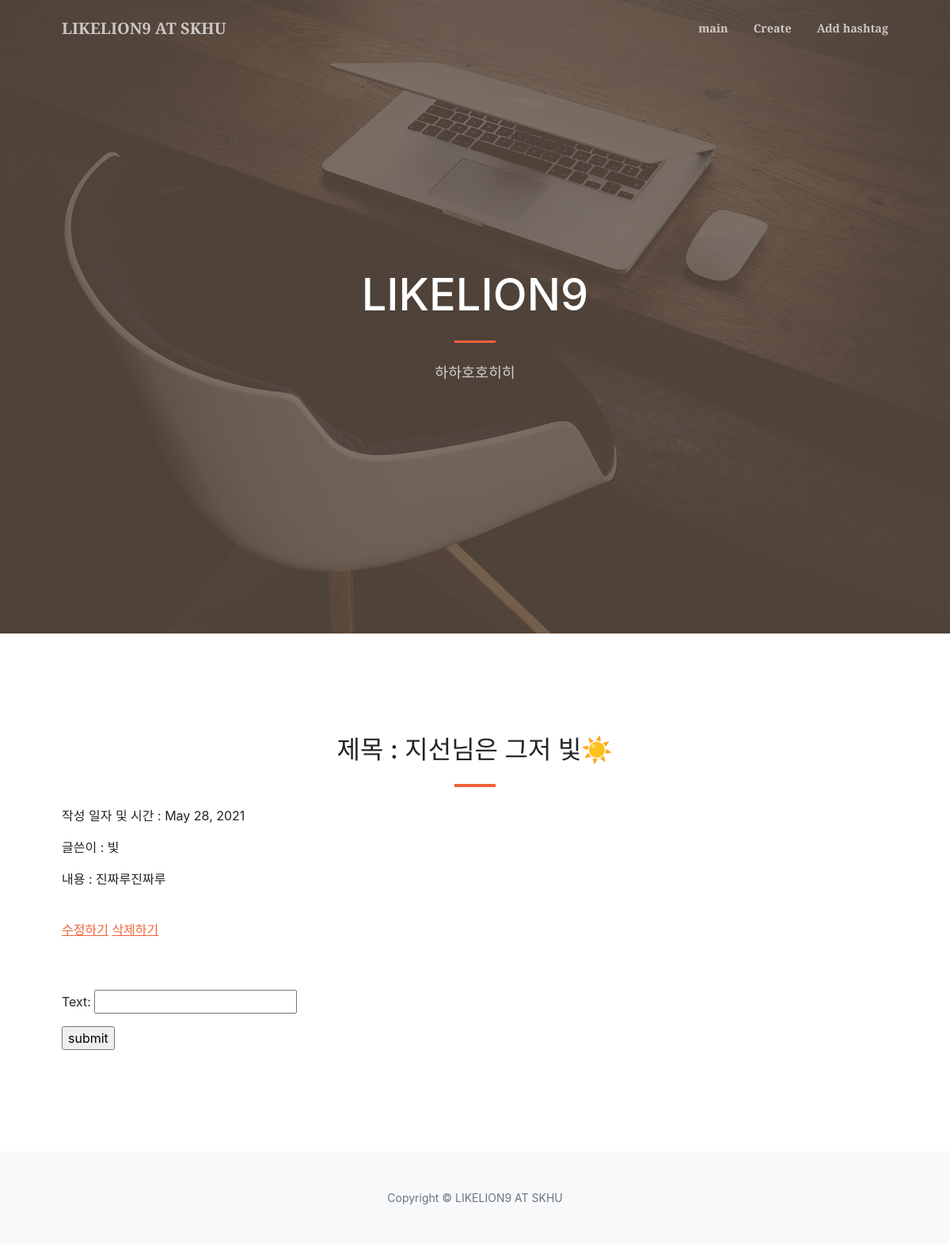
The page /detail/3/ on the database as committed earlier.
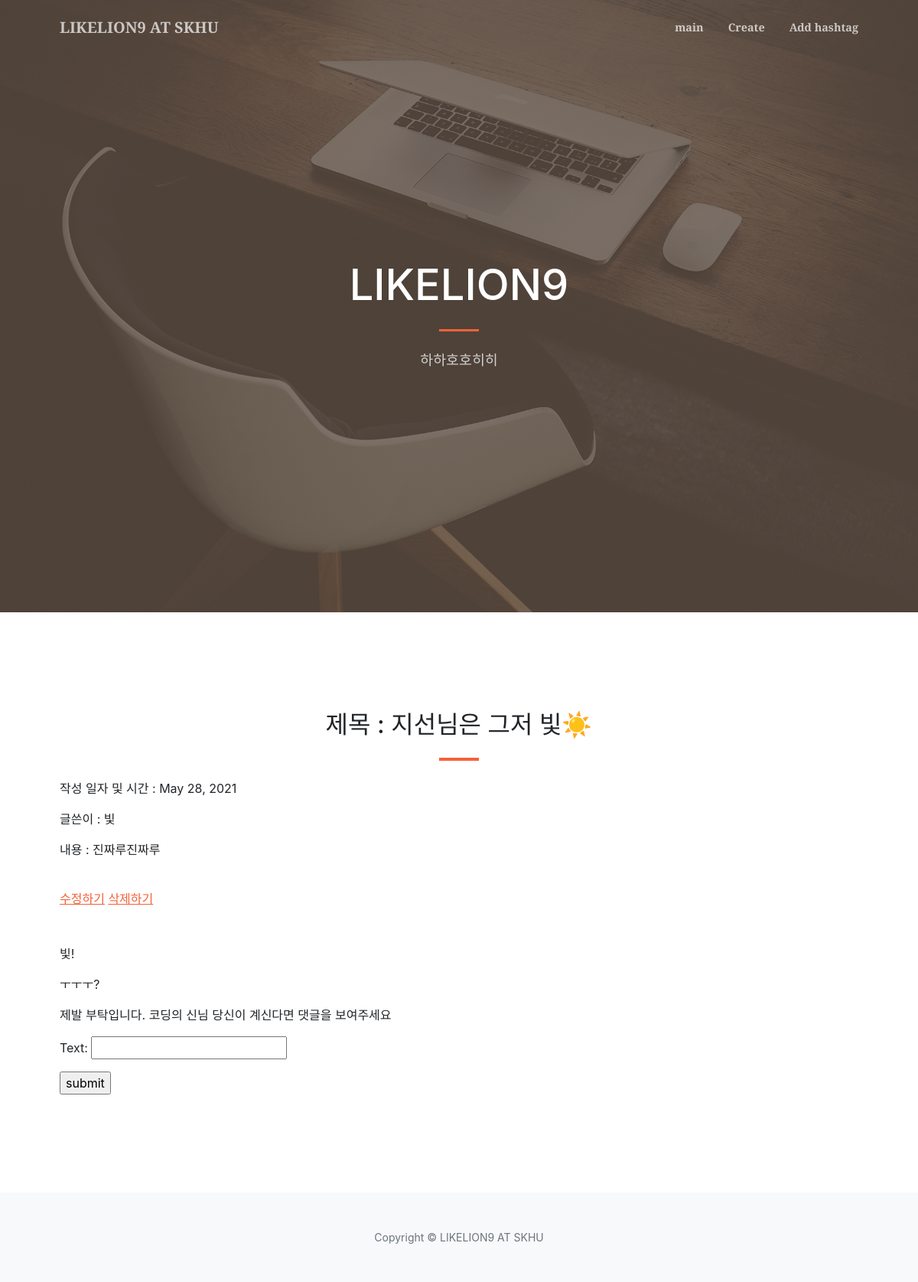
The same page on the database as committed later.
### blog/models.py (models this page shows, shortened)
class Comment(models.Model):
    post_id = models.ForeignKey(Blog, on_delete=models.CASCADE, related_name='comments')
    text = models.CharField(max_length=50)

### blog/views.py (the view)
# urls.py: path('detail/<str:id>/', blog.views.detail, name='detail'),
def detail(request, id):
    blog = get_object_or_404(Blog, id=id)
    if request.method == "POST":
        form = CommentForm(request.POST)
        if form.is_valid():
            comment  = form.save(commit=False)
            comment.post_id = blog
            comment.text = form.cleaned_data['text']
            comment.save()
            form.save_m2m()
            return redirect('detail',id)
    else:
        form=CommentForm()
        return render(request, "blog/detail.html", {'post':blog, 'form':form})

### blog/forms.py
class CommentForm(forms.ModelForm):
    class Meta:
        model = Comment
        fields = ['text']

### blog/templates/blog/detail.html (shortened to what this page needs)
{% extends 'blog/base.html' %}
{% block content %}
<section class="page-section" id="services">
    <div class="container px-4 px-lg-5">
        <h2 class="text-center mt-0">제목 : {{post.title}}</h2>
        <hr class="divider" />
        <p>작성 일자 및 시간 : {{ post.pub_date }}</p>
        <p>글쓴이 : {{ post.writer }}</p>
        <p>내용 : {{ post.content }}</p>
        <br>
        <a href="{% url 'edit' post.id %}">수정하기</a>
        <a href="{% url 'delete' post.id %}">삭제하기</a>
        <br>
        <br>
        <br>
        {% for comment in post.comments.all %}
            <p>{{comment.text}}</p>
        {% endfor %}
        <form method="POST" action="{% url 'detail' post.id %}">
            <p> {{ form.as_p }}</p>
            <input type="submit" value="submit">
        </form>
    </div>
</section>
{% endblock %}

Rows that differ between the two databases and show on the page:
added Comment: text "빛!"
added Comment: text "ㅜㅜㅜ?"
added Comment: text "제발 부탁입니다. 코딩의 신님 당신이 계신다면 댓글을 보여주세요"
